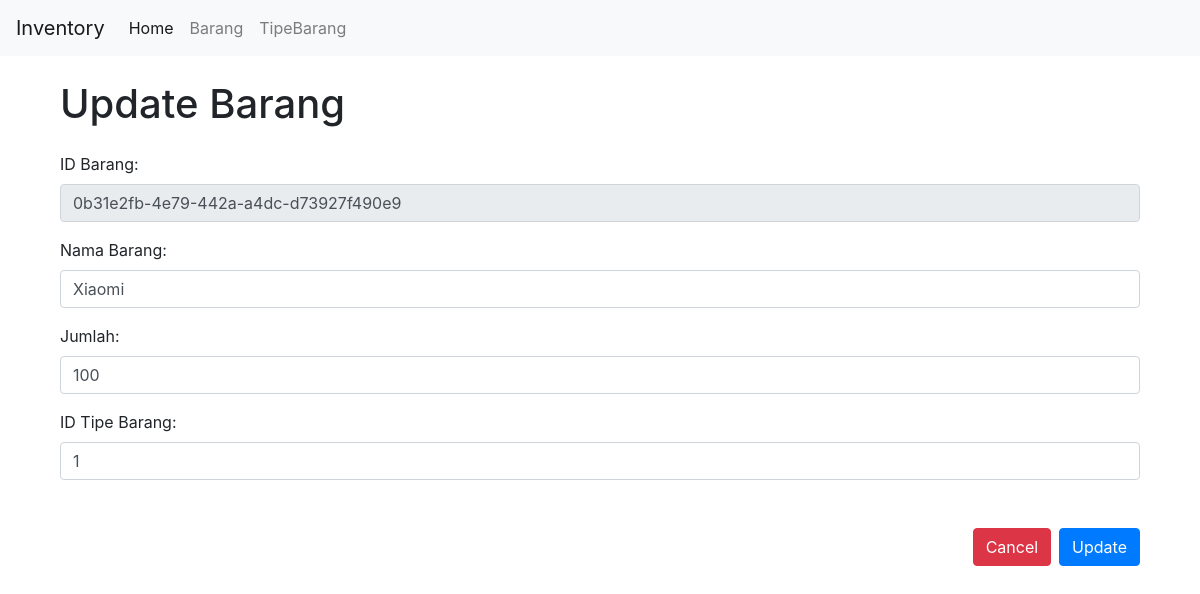
Screenshot of /barang/update/3 with the database file from the repository.
### app.py (models this page shows, shortened)
class Barang(db.Model):
    __tablename__ = 'barang'
    id = db.Column(db.Integer, primary_key=True)
    id_barang = db.Column(db.String, unique=True, nullable=False)
    nama_barang = db.Column(db.String, nullable=False)
    jumlah = db.Column(db.Integer, nullable=False)
    tipe_id = db.Column(db.Integer, db.ForeignKey('tipebarang.id'), nullable=False)
    tipe = db.relationship("TipeBarang")

### app.py (the view, shortened to what this page needs)
@app.route('/barang/update/<int:id>', methods=['GET', 'POST'])
def update_barang(id):
    barang = Barang.query.get_or_404(id)
    errors = []
    return render_template('/barang/update.html', barang=barang)

### templates/barang/update.html (shortened to what this page needs)
{% extends "base/base.html" %} {% block content %}
<header class="container mt-4">
	<h1>Update Barang</h1>
</header>
<main class="container mt-4">
	<form
		id="update-barang-form"
		method="post"
		action="{{ url_for('update_barang', id=barang.id) }}"
	>
		<div class="form-group">
			<label for="id_barang">ID Barang:</label>
			<input
				type="text"
				id="id_barang"
				name="id_barang"
				class="form-control"
				required
				value="{{ barang.id_barang }}"
				readonly
			/>
		</div>
		<div class="form-group">
			<label for="nama_barang">Nama Barang:</label>
			<input
				type="text"
				id="nama_barang"
				name="nama_barang"
				class="form-control"
				required
				value="{{ barang.nama_barang }}"
			/>
		</div>
		<div class="form-group">
			<label for="jumlah">Jumlah:</label>
			<input
				type="number"
				id="jumlah"
				name="jumlah"
				class="form-control"
				required
				value="{{ barang.jumlah }}"
				min="1"
			/>
		</div>
		<div class="form-group">
			<label for="tipe_id">ID Tipe Barang:</label>
			<input
				type="number"
				id="tipe_id"
				name="tipe_id"
				class="form-control"
				required
				value="{{ barang.tipe_id }}"
			/>
		</div>
		<div class="button mt-5 d-flex justify-content-end">
			<a href="/barang" class="btn btn-danger me-2">Cancel</a>
			<input type="submit" class="btn btn-primary ml-2" value="Update" />
		</div>
	</form>
</main>
{% endblock %}

### rows the page displays
Barang: id_barang "0b31e2fb-4e79-442a-a4dc-d73927f490e9", nama_barang "Xiaomi", jumlah "100", tipe_id "1"
